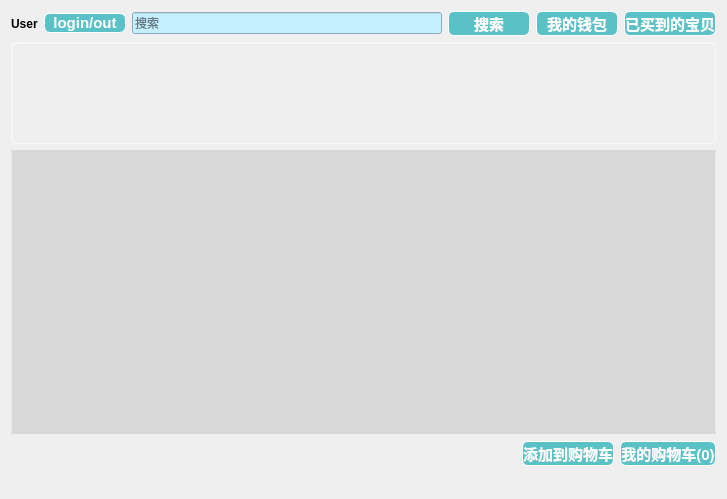
<?xml version="1.0" encoding="UTF-8"?>
<ui version="4.0">
 <class>MainWindow</class>
 <widget class="QMainWindow" name="MainWindow">
  <property name="geometry">
   <rect>
    <x>0</x>
    <y>0</y>
    <width>727</width>
    <height>499</height>
   </rect>
  </property>
  <property name="windowTitle">
   <string>购物商城</string>
  </property>
  <property name="windowIcon">
   <iconset resource="resource.qrc">
    <normaloff>:/new/icons/icon.png</normaloff>:/new/icons/icon.png</iconset>
  </property>
  <property name="styleSheet">
   <string notr="true">QMainWindow {
	border-image: url(:/new/icons/UI.jpg);
    background-position: center;
    background-repeat: no-repeat;
    background-attachment: fixed;
	background-size:cover;
}

/* 强制所有子控件透明 */
QMainWindow * {
    background-color: transparent !important;
}</string>
  </property>
  <widget class="QWidget" name="centralWidget">
   <layout class="QVBoxLayout" name="verticalLayout">
    <item>
     <layout class="QHBoxLayout" name="horizontalLayout">
      <item>
       <widget class="QLabel" name="userLabel">
        <property name="styleSheet">
         <string notr="true">

QLabel{
		font-family:&quot;Microsoft YaHei&quot;;
		font-size:12px;
		font-weight:bold;
		color:black;
		border:none;
}</string>
        </property>
        <property name="text">
         <string>User</string>
        </property>
       </widget>
      </item>
      <item>
       <widget class="QPushButton" name="userB">
        <property name="styleSheet">
         <string notr="true">QPushButton{
		border:0.5px solid white;
		border-radius:6px;
		background-color:rgb(90,194,198);
		min-width:80px;
		font-family:&quot;Microsoft YaHei&quot;;
		font-size:11pt;
		font-weight:bold;
		color:white;
}
QPushButton:hover{
		border:0.5px solid white;
		border-radius:6px;
		background-color:#1fab89;
		min-width:80px;
		font-family:&quot;Microsoft YaHei&quot;;
		font-size:10pt;
		font-weight:bold;
		color:white;
}</string>
        </property>
        <property name="text">
         <string>login/out</string>
        </property>
        <property name="icon">
         <iconset resource="resource.qrc">
          <normaloff>:/new/icons/user.png</normaloff>:/new/icons/user.png</iconset>
        </property>
       </widget>
      </item>
      <item>
       <widget class="QLineEdit" name="lineEdit">
        <property name="styleSheet">
         <string notr="true">	*{
		background-color: rgb(196, 239, 255);
}</string>
        </property>
        <property name="text">
         <string/>
        </property>
        <property name="placeholderText">
         <string>搜索</string>
        </property>
       </widget>
      </item>
      <item>
       <widget class="QPushButton" name="searchButton">
        <property name="styleSheet">
         <string notr="true">QPushButton{
		border:0.5px solid white;
		border-radius:6px;
		background-color:rgb(90,194,198);
		min-width:80px;
		font-family:&quot;Microsoft YaHei&quot;;
		font-size:11pt;
		font-weight:bold;
		color:white;
}
QPushButton:hover{
		border:0.5px solid white;
		border-radius:6px;
		background-color:#1fab89;
		min-width:80px;
		font-family:&quot;Microsoft YaHei&quot;;
		font-size:10pt;
		font-weight:bold;
		color:white;
}</string>
        </property>
        <property name="text">
         <string>搜索</string>
        </property>
       </widget>
      </item>
      <item>
       <widget class="QPushButton" name="bankB">
        <property name="styleSheet">
         <string notr="true">QPushButton{
		border:0.5px solid white;
		border-radius:6px;
		background-color:rgb(90,194,198);
		min-width:80px;
		font-family:&quot;Microsoft YaHei&quot;;
		font-size:11pt;
		font-weight:bold;
		color:white;
}
QPushButton:hover{
		border:0.5px solid white;
		border-radius:6px;
		background-color:#1fab89;
		min-width:80px;
		font-family:&quot;Microsoft YaHei&quot;;
		font-size:10pt;
		font-weight:bold;
		color:white;
}</string>
        </property>
        <property name="text">
         <string>我的钱包</string>
        </property>
        <property name="icon">
         <iconset resource="resource.qrc">
          <normaloff>:/new/icons/wallet.png</normaloff>:/new/icons/wallet.png</iconset>
        </property>
       </widget>
      </item>
      <item>
       <widget class="QPushButton" name="boughtB">
        <property name="styleSheet">
         <string notr="true">QPushButton{
		border:0.5px solid white;
		border-radius:6px;
		background-color:rgb(90,194,198);
		min-width:80px;
		font-family:&quot;Microsoft YaHei&quot;;
		font-size:11pt;
		font-weight:bold;
		color:white;
}
QPushButton:hover{
		border:0.5px solid white;
		border-radius:6px;
		background-color:#1fab89;
		min-width:80px;
		font-family:&quot;Microsoft YaHei&quot;;
		font-size:10pt;
		font-weight:bold;
		color:white;
}</string>
        </property>
        <property name="text">
         <string>已买到的宝贝</string>
        </property>
        <property name="icon">
         <iconset resource="resource.qrc">
          <normaloff>:/new/icons/box.png</normaloff>:/new/icons/box.png</iconset>
        </property>
       </widget>
      </item>
     </layout>
    </item>
    <item>
     <widget class="QScrollArea" name="scrollArea">
      <property name="enabled">
       <bool>true</bool>
      </property>
      <property name="minimumSize">
       <size>
        <width>702</width>
        <height>102</height>
       </size>
      </property>
      <property name="styleSheet">
       <string notr="true">QScrollArea {
    border: 0.5px solid rgba(255, 255, 255, 0.5);  /* 半透明白色边框 */
    border-radius: 6px;
    background-color: transparent;                 /* 主背景透明 */
    color: white;                                  /* 文字颜色（根据背景调整） */
    font-family: &quot;Microsoft YaHei&quot;;
    font-size: 11pt;
    font-weight: bold;
}

/* 设置视口（内容区域）透明 */
QScrollArea::viewport {
    background-color: transparent;
}

/* 表头透明 */
QScrollArea::section {
    background-color: transparent;
    border: none;                  /* 可选：移除表头边框 */
}


QScrollArea {
    min-width: 700px;
    max-width: 70000px;
    min-height: 100px;
    max-height: 100px;
}


/* 选中状态效果 */
QScrollArea::item:selected {
    background-color: rgba(255, 255, 255, 0.2);  /* 半透明选中高亮 */
}</string>
      </property>
      <property name="widgetResizable">
       <bool>true</bool>
      </property>
      <widget class="QWidget" name="scrollAreaWidgetContents">
       <property name="geometry">
        <rect>
         <x>0</x>
         <y>0</y>
         <width>713</width>
         <height>100</height>
        </rect>
       </property>
       <widget class="QWidget" name="widget" native="true">
        <property name="geometry">
         <rect>
          <x>0</x>
          <y>0</y>
          <width>771</width>
          <height>101</height>
         </rect>
        </property>
        <property name="styleSheet">
         <string notr="true">QWidget {
    border: 0.5px solid rgba(255, 255, 255, 0.5);  /* 半透明白色边框 */
    border-radius: 6px;
    background-color: transparent;                 /* 主背景透明 */
    color: black;                                  /* 文字颜色（根据背景调整） */
    font-family: &quot;Microsoft YaHei&quot;;
    font-size: 11pt;
    font-weight: bold;
}

/* 设置视口（内容区域）透明 */
QWidget::viewport {
    background-color: transparent;
}

/* 表头透明 */
QWidget::section {
    background-color: transparent;
    border: none;                  /* 可选：移除表头边框 */
}





/* 选中状态效果 */
QScrollArea::item:selected {
    background-color: rgba(255, 255, 255, 0.2);  /* 半透明选中高亮 */
}</string>
        </property>
       </widget>
      </widget>
     </widget>
    </item>
    <item>
     <widget class="QTabWidget" name="tabWidget">
      <property name="styleSheet">
       <string notr="true">/* ---------------------- QTabWidget 整体设置 ---------------------- */
QTabWidget {
    background-color: transparent;  /* 主控件透明 */
    border: none !important;        /* 移除默认边框 */
}

/* ---------------------- 标签页容器（内容区域） ---------------------- */
QTabWidget::pane {
    border: 1px solid rgba(255, 255, 255, 0.3);  /* 半透明白色边框 */
    border-top: none;               /* 与标签栏衔接处去边框 */
    border-radius: 0 4px 4px 4px;   /* 右下角圆角匹配标签栏 */
    background-color: rgba(0, 0, 0, 0.1);  /* 半透明黑色背景（可选） */
    margin-top: -1px;               /* 消除与标签栏的间隙 */
    padding: 5px;
}

/* ---------------------- 标签栏（QTabBar） ---------------------- */
QTabBar {
    background: transparent;        /* 标签栏背景透明 */
    spacing: 3px;                   /* 标签之间的间距 */
}

/* ---------------------- 单个标签页（未选中） ---------------------- */
QTabBar::tab {
    background-color: rgba(255, 255, 255, 0.2);  /* 半透明白色背景 */
    border: 1px solid rgba(255, 255, 255, 0.3);  /* 半透明边框 */
    border-bottom: none;            /* 底部与内容区域衔接 */
    border-radius: 4px 4px 0 0;     /* 上侧圆角 */
    padding: 8px 15px;              /* 内边距 */
    color: white;                   /* 文字颜色 */
    font-weight: bold;
    margin-right: 2px;              /* 标签间右侧间距 */
}

/* ---------------------- 标签页（悬停效果） ---------------------- */
QTabBar::tab:hover {
    background-color: rgba(255, 255, 255, 0.3);  /* 更高透明度 */
    border-color: rgba(255, 255, 255, 0.5);
}

/* ---------------------- 标签页（选中状态） ---------------------- */
QTabBar::tab:selected {
    background-color: rgba(255, 255, 255, 0.4);  /* 高亮选中标签 */
    border-color: rgba(255, 255, 255, 0.6);
    border-bottom: 1px solid transparent;  /* 隐藏底部边框 */
}

/* ---------------------- 标签页（禁用状态） ---------------------- */
QTabBar::tab:disabled {
    background-color: rgba(128, 128, 128, 0.2);
    color: rgba(255, 255, 255, 0.5);
}</string>
      </property>
      <property name="currentIndex">
       <number>-1</number>
      </property>
     </widget>
    </item>
    <item>
     <layout class="QHBoxLayout" name="horizontalLayout_2">
      <item>
       <spacer name="horizontalSpacer_2">
        <property name="orientation">
         <enum>Qt::Horizontal</enum>
        </property>
        <property name="sizeHint" stdset="0">
         <size>
          <width>40</width>
          <height>20</height>
         </size>
        </property>
       </spacer>
      </item>
      <item>
       <widget class="QPushButton" name="addB">
        <property name="styleSheet">
         <string notr="true">QPushButton {
	border: 0.5px solid white;
	border-radius: 6px;
	background-color: rgb(90, 194, 198);
	min-width: 80px;
	font-family: &quot;Microsoft YaHei&quot;;
	font-size: 11pt;
	font-weight: bold;
	color: white;
}

QPushButton:hover {
	background-color: #1fab89;
}

QPushButton:pressed {
	background-color: #178f75;
}

QPushButton:disabled {
	background-color: gray;
	color: lightgray;
}
</string>
        </property>
        <property name="text">
         <string>添加到购物车</string>
        </property>
        <property name="icon">
         <iconset resource="resource.qrc">
          <normaloff>:/new/icons/addCart.png</normaloff>:/new/icons/addCart.png</iconset>
        </property>
       </widget>
      </item>
      <item>
       <widget class="QPushButton" name="cartB">
        <property name="styleSheet">
         <string notr="true">QPushButton {
	border: 0.5px solid white;
	border-radius: 6px;
	background-color: rgb(90, 194, 198);
	min-width: 80px;
	font-family: &quot;Microsoft YaHei&quot;;
	font-size: 11pt;
	font-weight: bold;
	color: white;
}

QPushButton:hover {
	background-color: #1fab89;
}

QPushButton:pressed {
	background-color: #178f75;
}

QPushButton:disabled {
	background-color: gray;
	color: lightgray;
}
</string>
        </property>
        <property name="text">
         <string>我的购物车(0)</string>
        </property>
        <property name="icon">
         <iconset resource="resource.qrc">
          <normaloff>:/new/icons/cart.png</normaloff>:/new/icons/cart.png</iconset>
        </property>
       </widget>
      </item>
     </layout>
    </item>
   </layout>
  </widget>
  <widget class="QStatusBar" name="statusBar"/>
 </widget>
 <layoutdefault spacing="6" margin="11"/>
 <resources>
  <include location="resource.qrc"/>
 </resources>
 <connections/>
</ui>
